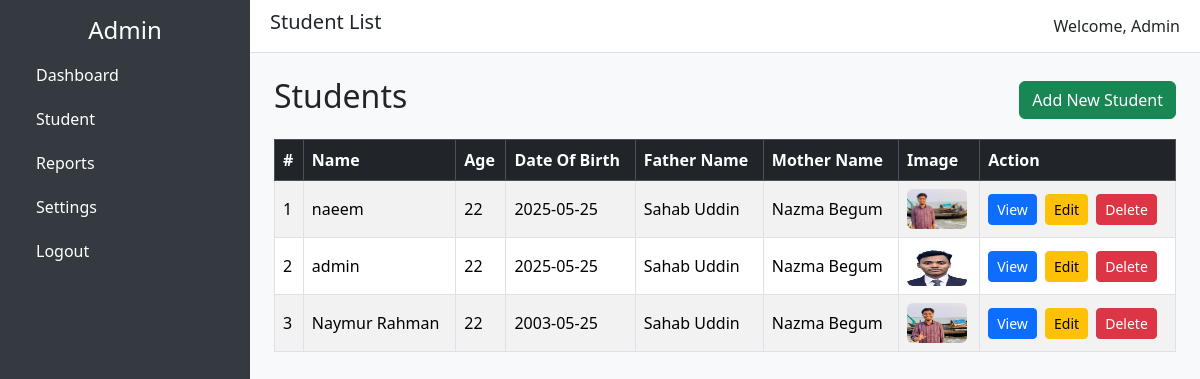
The page /student/ on the database its author committed.
### myApp/models.py (models this page shows)
class studentmodel(models.Model):
    name=models.CharField(max_length=100)
    age=models.IntegerField()
    date_of_birth=models.DateField()
    father_name=models.CharField(max_length=100)
    mother_name=models.CharField(max_length=100)
    address=models.TextField()
    img=models.ImageField(upload_to='student_photos/')

### myApp/views.py (the view)
# urls.py: path('student/', student_view, name='student'),
def student_view(req):
    student =studentmodel.objects.all()
    context={
        'students':student
    }
    return render(req,'student/index.html',context)

### template/student/index.html
{% extends "dashboard.html" %}
{% block page_heading %}Student List{% endblock %}
{% block content %}
<div class="container mt-4">
  <div class="d-flex justify-content-between align-items-center mb-3">
    <h2>Students</h2>
    <a href="{% url 'student_create' %}" class="btn btn-success">Add New Student</a>
  </div>
  <table class="table table-striped table-bordered align-middle">
    <thead class="table-dark">
      <tr>
        <th>#</th>
        <th>Name</th>
        <th>Age</th>
        <th>Date Of Birth</th>
        <th>Father Name</th>
        <th>Mother Name</th>
        <th>Image</th>
        <th>Action</th>
      </tr>
    </thead>
    <tbody>
      {% for s in students %}
      <tr>
        <td>{{ forloop.counter }}</td>
        <td>{{ s.name }}</td>
        <td>{{ s.age }}</td>
        <td>{{ s.date_of_birth|date:"Y-m-d" }}</td>
        <td>{{ s.father_name }}</td>
        <td>{{ s.mother_name }}</td>
        <td>
          {% if s.img %}
          <img src="{{ s.img.url }}" alt="{{ s.name }}" width="60" height="40" class="rounded">
          {% else %}
          <span class="text-muted">No Image</span>
          {% endif %}
        </td>
        <td>
          <a href="{% url 'student_view' s.id %}" class="btn btn-primary btn-sm me-1">View</a>
          <a href="{% url 'student_edit' s.id %}" class="btn btn-warning btn-sm me-1">Edit</a>
          <a href="{% url 'student_delete' s.id %}" class="btn btn-danger btn-sm" onclick="return confirm('Are you sure you want to delete this student?');">Delete</a>
        </td>
      </tr>
      {% empty %}
      <tr>
        <td colspan="8" class="text-center">No students found.</td>
      </tr>
      {% endfor %}
    </tbody>
  </table>
</div>
{% endblock %}

### template/dashboard.html (shortened to what this page needs)
<!DOCTYPE html>
<html lang="en">
<head>
  <link href="https://cdn.jsdelivr.net/npm/bootstrap@5.3.3/dist/css/bootstrap.min.css" rel="stylesheet" />
</head>
<body>
  <div class="sidebar d-flex flex-column p-3">
    <h4 class="text-center">Admin</h4>
    <a href="{% url 'dashboard' %}">Dashboard</a>
    <a href="{% url 'student' %}">Student</a>
    <a href="#">Reports</a>
    <a href="#">Settings</a>
    <a href="#">Logout</a>
  </div>
  <div class="main-content">
   <div class="navbar d-flex justify-content-between align-items-center">
      <h5>{% block page_heading %}Dashboard{% endblock %}</h5>
      <span>Welcome, Admin</span>
    </div>
    <div class="container mt-4">
      {% block content %}{% endblock %}
    </div>
  </div>
</body>
</html>

### template/dashboard.html (style rules this page uses)
body { min-height: 100vh; display: flex; }
.sidebar { width: 250px; background-color: #343a40; color: #fff; }
.sidebar a { color: #fff; padding: 10px 20px; display: block; text-decoration: none; }
.main-content { flex-grow: 1; background-color: #f8f9fa; }
.navbar { background-color: #fff; padding: 10px 20px; border-bottom: 1px solid #ddd; }

### rows shown on the page
studentmodel: name "naeem", age "22", date_of_birth "2025-05-25", father_name "Sahab Uddin", mother_name "Nazma Begum", img (picture)
studentmodel: name "admin", age "22", date_of_birth "2025-05-25", father_name "Sahab Uddin", mother_name "Nazma Begum", img (picture)
studentmodel: name "Naymur Rahman", age "22", date_of_birth "2003-05-25", father_name "Sahab Uddin", mother_name "Nazma Begum", img (picture)
